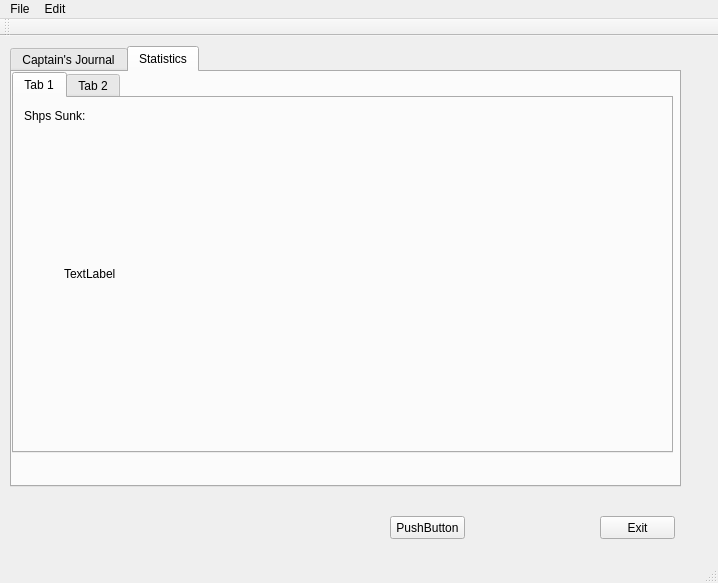
<?xml version="1.0" encoding="UTF-8"?>
<ui version="4.0">
 <class>MainWindow</class>
 <widget class="QMainWindow" name="MainWindow">
  <property name="geometry">
   <rect>
    <x>0</x>
    <y>0</y>
    <width>718</width>
    <height>583</height>
   </rect>
  </property>
  <property name="windowTitle">
   <string>Captain's Journal</string>
  </property>
  <widget class="QWidget" name="centralWidget">
   <widget class="QTabWidget" name="tab2">
    <property name="geometry">
     <rect>
      <x>10</x>
      <y>10</y>
      <width>671</width>
      <height>441</height>
     </rect>
    </property>
    <property name="currentIndex">
     <number>1</number>
    </property>
    <widget class="QWidget" name="tab">
     <attribute name="title">
      <string>Captain's Journal</string>
     </attribute>
     <widget class="QTextEdit" name="textEdit">
      <property name="geometry">
       <rect>
        <x>10</x>
        <y>50</y>
        <width>641</width>
        <height>361</height>
       </rect>
      </property>
      <property name="styleSheet">
       <string notr="true">background-image: url(:/new/prefix1/Images/free-paper-texture-10.jpg);
font: 75 14pt &quot;Lucida Handwriting&quot;;



</string>
      </property>
      <property name="html">
       <string>&lt;!DOCTYPE HTML PUBLIC &quot;-//W3C//DTD HTML 4.0//EN&quot; &quot;http://www.w3.org/TR/REC-html40/strict.dtd&quot;&gt;
&lt;html&gt;&lt;head&gt;&lt;meta name=&quot;qrichtext&quot; content=&quot;1&quot; /&gt;&lt;style type=&quot;text/css&quot;&gt;
p, li { white-space: pre-wrap; }
&lt;/style&gt;&lt;/head&gt;&lt;body style=&quot; font-family:'Lucida Handwriting'; font-size:14pt; font-weight:72; font-style:normal;&quot;&gt;
&lt;p style=&quot;-qt-paragraph-type:empty; margin-top:0px; margin-bottom:0px; margin-left:0px; margin-right:0px; -qt-block-indent:0; text-indent:0px; font-family:'MS Shell Dlg 2'; font-size:8pt; font-weight:400;&quot;&gt;&lt;br /&gt;&lt;/p&gt;&lt;/body&gt;&lt;/html&gt;</string>
      </property>
     </widget>
     <widget class="QLabel" name="lblSubNameChange">
      <property name="geometry">
       <rect>
        <x>160</x>
        <y>30</y>
        <width>46</width>
        <height>13</height>
       </rect>
      </property>
      <property name="text">
       <string>TextLabel</string>
      </property>
     </widget>
     <widget class="QLabel" name="lblSubName">
      <property name="geometry">
       <rect>
        <x>120</x>
        <y>30</y>
        <width>37</width>
        <height>13</height>
       </rect>
      </property>
      <property name="font">
       <font>
        <weight>75</weight>
        <bold>true</bold>
       </font>
      </property>
      <property name="text">
       <string>Uboat:</string>
      </property>
     </widget>
     <widget class="QWidget" name="layoutWidget">
      <property name="geometry">
       <rect>
        <x>20</x>
        <y>10</y>
        <width>39</width>
        <height>34</height>
       </rect>
      </property>
      <layout class="QVBoxLayout" name="verticalLayout">
       <item>
        <widget class="QLabel" name="lblDate">
         <property name="font">
          <font>
           <weight>75</weight>
           <bold>true</bold>
          </font>
         </property>
         <property name="text">
          <string>Date:</string>
         </property>
        </widget>
       </item>
       <item>
        <widget class="QLabel" name="lblPatNum">
         <property name="font">
          <font>
           <weight>75</weight>
           <bold>true</bold>
          </font>
         </property>
         <property name="text">
          <string>Patrol:</string>
         </property>
        </widget>
       </item>
      </layout>
     </widget>
     <widget class="QWidget" name="layoutWidget">
      <property name="geometry">
       <rect>
        <x>60</x>
        <y>10</y>
        <width>48</width>
        <height>34</height>
       </rect>
      </property>
      <layout class="QVBoxLayout" name="verticalLayout_2">
       <item>
        <widget class="QLabel" name="lblDateChange">
         <property name="text">
          <string>TextLabel</string>
         </property>
        </widget>
       </item>
       <item>
        <widget class="QLabel" name="lblPatNumChange">
         <property name="text">
          <string>TextLabel</string>
         </property>
        </widget>
       </item>
      </layout>
     </widget>
    </widget>
    <widget class="QWidget" name="tab_2">
     <attribute name="title">
      <string>Statistics</string>
     </attribute>
     <widget class="QTabWidget" name="tabWidget">
      <property name="geometry">
       <rect>
        <x>0</x>
        <y>0</y>
        <width>661</width>
        <height>381</height>
       </rect>
      </property>
      <property name="currentIndex">
       <number>0</number>
      </property>
      <widget class="QWidget" name="tab_3">
       <attribute name="title">
        <string>Tab 1</string>
       </attribute>
       <widget class="QLabel" name="label">
        <property name="geometry">
         <rect>
          <x>10</x>
          <y>10</y>
          <width>61</width>
          <height>16</height>
         </rect>
        </property>
        <property name="text">
         <string>Shps Sunk:</string>
        </property>
       </widget>
       <widget class="QLabel" name="label_2">
        <property name="geometry">
         <rect>
          <x>50</x>
          <y>60</y>
          <width>541</width>
          <height>231</height>
         </rect>
        </property>
        <property name="text">
         <string>TextLabel</string>
        </property>
       </widget>
      </widget>
      <widget class="QWidget" name="tab_4">
       <attribute name="title">
        <string>Tab 2</string>
       </attribute>
      </widget>
     </widget>
    </widget>
   </widget>
   <widget class="QPushButton" name="btnExit">
    <property name="geometry">
     <rect>
      <x>600</x>
      <y>480</y>
      <width>75</width>
      <height>23</height>
     </rect>
    </property>
    <property name="text">
     <string>Exit</string>
    </property>
   </widget>
   <widget class="QPushButton" name="pushButton">
    <property name="geometry">
     <rect>
      <x>390</x>
      <y>480</y>
      <width>75</width>
      <height>23</height>
     </rect>
    </property>
    <property name="text">
     <string>PushButton</string>
    </property>
   </widget>
  </widget>
  <widget class="QMenuBar" name="menuBar">
   <property name="geometry">
    <rect>
     <x>0</x>
     <y>0</y>
     <width>718</width>
     <height>21</height>
    </rect>
   </property>
   <widget class="QMenu" name="menuFile">
    <property name="title">
     <string>File</string>
    </property>
    <addaction name="actionNew"/>
    <addaction name="actionOpen"/>
    <addaction name="separator"/>
    <addaction name="actionSave"/>
    <addaction name="actionSave_As"/>
   </widget>
   <widget class="QMenu" name="menuEdit">
    <property name="title">
     <string>Edit</string>
    </property>
    <addaction name="actionCut"/>
    <addaction name="actionCopy"/>
    <addaction name="actionPaste"/>
    <addaction name="separator"/>
    <addaction name="actionUndo"/>
    <addaction name="actionRedo"/>
   </widget>
   <addaction name="menuFile"/>
   <addaction name="menuEdit"/>
  </widget>
  <widget class="QToolBar" name="mainToolBar">
   <attribute name="toolBarArea">
    <enum>TopToolBarArea</enum>
   </attribute>
   <attribute name="toolBarBreak">
    <bool>false</bool>
   </attribute>
  </widget>
  <widget class="QStatusBar" name="statusBar"/>
  <action name="actionOpen">
   <property name="text">
    <string>Open</string>
   </property>
  </action>
  <action name="actionNew">
   <property name="text">
    <string>New</string>
   </property>
  </action>
  <action name="actionSave">
   <property name="text">
    <string>Save</string>
   </property>
  </action>
  <action name="actionSave_As">
   <property name="text">
    <string>Save As</string>
   </property>
  </action>
  <action name="actionCopy">
   <property name="text">
    <string>Copy</string>
   </property>
  </action>
  <action name="actionPaste">
   <property name="text">
    <string>Paste</string>
   </property>
  </action>
  <action name="actionUndo">
   <property name="text">
    <string>Undo</string>
   </property>
  </action>
  <action name="actionRedo">
   <property name="text">
    <string>Redo</string>
   </property>
  </action>
  <action name="actionCut">
   <property name="text">
    <string>Cut</string>
   </property>
  </action>
 </widget>
 <layoutdefault spacing="6" margin="11"/>
 <resources/>
 <connections>
  <connection>
   <sender>btnExit</sender>
   <signal>clicked()</signal>
   <receiver>MainWindow</receiver>
   <slot>close()</slot>
   <hints>
    <hint type="sourcelabel">
     <x>592</x>
     <y>528</y>
    </hint>
    <hint type="destinationlabel">
     <x>715</x>
     <y>515</y>
    </hint>
   </hints>
  </connection>
 </connections>
</ui>
